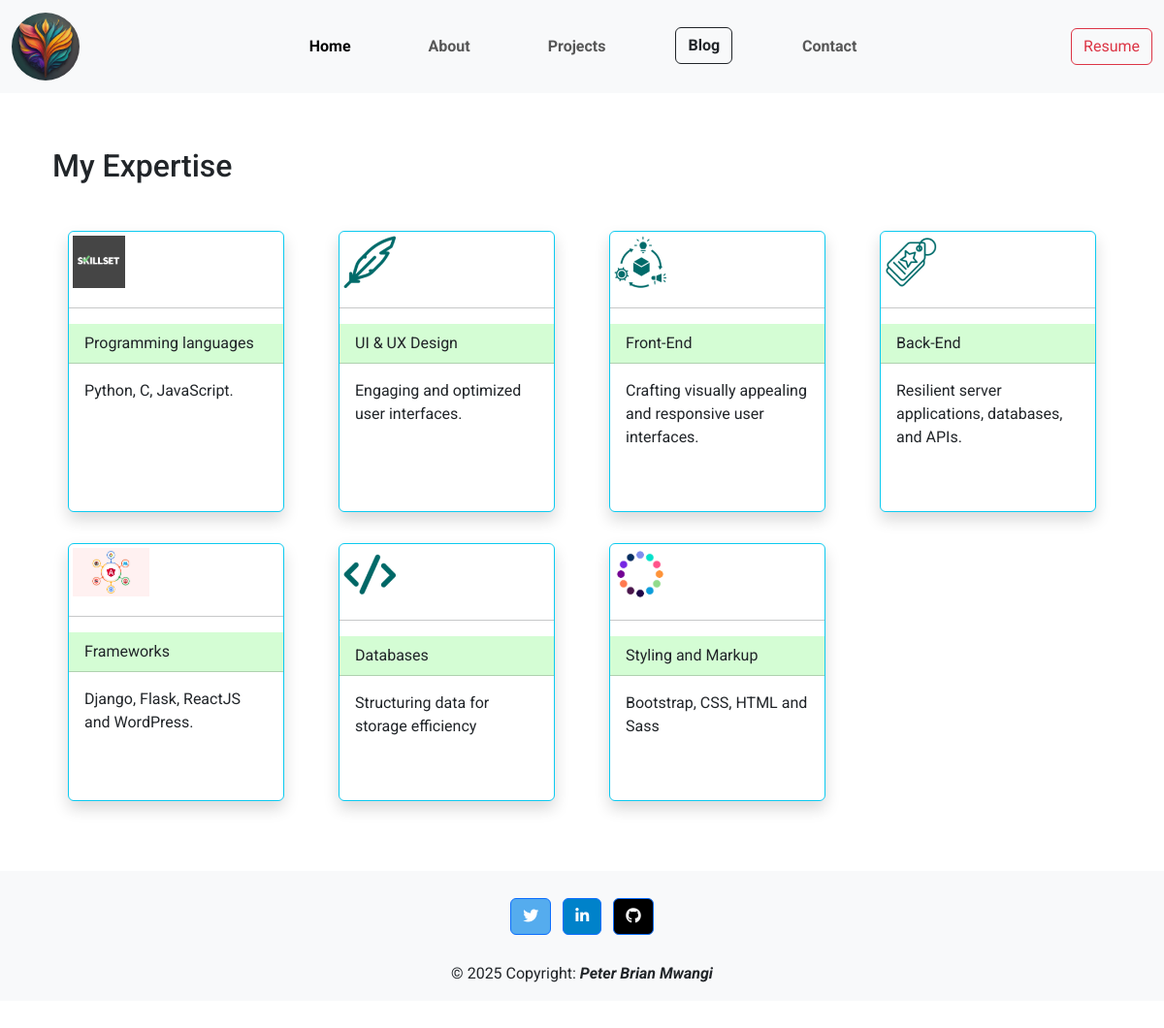
The page /about/ on the database its author committed.
### web/models.py (models this page shows, shortened)
class Skill(models.Model):
    icon = models.ImageField(upload_to="skills")
    title = models.CharField(max_length=100)
    description = RichTextField()

### web/views.py (the view)
# urls.py: path('about/', views.about, name="about"),
def about(request):
    skills = Skill.objects.all()
    context = {
        "skills":skills,
    }
    return render(request, "web/about.html", context)

### templates/web/about.html
{% extends 'base.html' %}
{% block content %}
    <div class="container p-4 my-3">
        <h2 class="my-3">My Expertise</h2>
        <div class="row">
            {% for skill in skills %}
                <div class="col-md-3 my-3">
                    <div class="card m-3 border-info shadow h-100">
                        <div class="card-img-top">
                            <img class="p-1" src="{{ skill.icon.url }}" alt={{skill.title}}>
                        </div>
                        <hr>
                        <div class="card-header" style="background-color: rgb(212, 253, 212);">
                            {{ skill.title }}
                        </div>
                        <div class="card-body">
                            {{ skill.description|safe }}
                        </div>
                    </div>
                </div>
            {% endfor %}
        </div>
    </div>
{% endblock content %}

### templates/base.html (shortened to what this page needs)
{% load static %}
<!DOCTYPE html>
<html lang="en">
<head>
    <link href="https://cdn.jsdelivr.net/npm/bootstrap@5.3.3/dist/css/bootstrap.min.css" rel="stylesheet">
    <link rel="stylesheet" href="https://cdnjs.cloudflare.com/ajax/libs/font-awesome/6.5.2/css/all.min.css" />
    <link rel="stylesheet" href="{% static 'css/style.css' %}">
</head>
<body>
    {% include "navbar.html" %}
    {% block content %}
    {% endblock content %}
    <div class="position-relative fixed-bottom">
        {% include "footer.html" %}
    </div>
</body>
</html>

### templates/navbar.html (shortened to what this page needs)
{% load static %}
<nav class="navbar navbar-expand-lg bg-body-tertiary sticky-top">
    <div class="container-fluid">
      <a class="navbar-brand" href="{% url 'home' %}"><img width="70px" class="rounded-circle" src="{% static 'images/logo.jpeg' %}" alt="logo"></a>
      <div class="collapse navbar-collapse" id="navbarSupportedContent">
        <ul class="navbar-nav me-auto mb-2 mb-lg-0 ms-auto">
          <li class="nav-item">
            <a class="nav-link active fw-bold" aria-current="page" href="{% url 'home' %}">Home</a>
          </li>
          <li class="nav-item">
            <a class="nav-link fw-bold" href="{% url 'about' %}">About</a>
          </li>
          <li class="nav-item">
            <a class="nav-link fw-bold" href="{% url 'projects' %}">Projects</a>
          </li>
          <li class="nav-item">
            <a class="btn btn-outline-dark fw-bold" href="{% url 'posts' %}">Blog</a>
          </li>
          <li class="nav-item">
            <a class="nav-link fw-bold" href="{% url 'contact' %}">Contact</a>
          </li>
        </ul>
        <a class="btn btn-outline-danger" href="{% url 'resume' %}">Resume</a>
      </div>
    </div>
  </nav>

### templates/footer.html (shortened to what this page needs)
<div class="container-fluid my-5 bg-light" >
    <footer class=" text-center">
    <div class="container p-4 pb-0">
      <section class="mb-2">
        <a
          class="btn btn-primary btn-floating m-1"
          style="background-color: #55acee;"
          target="_blank"
          href="https://x.com/wahomebrian254"
          role="button"
          ><i class="fab fa-twitter"></i
        ></a>
        <a
          class="btn btn-primary btn-floating m-1"
          style="background-color: #0082ca;"
          target="_blank"
          href="https://www.linkedin.com/in/peterbrianmwangi/"
          role="button"
          ><i class="fab fa-linkedin-in"></i
        ></a>
        <a
          class="btn btn-primary btn-floating m-1"
          style="background-color: #000000;"
          target="_blank"
          href="https://github.com/Peter-Mwangi254"
          role="button"
          ><i class="fab fa-github"></i
        ></a>
      </section>
    </div>
    <div class="text-center p-3">
        © {% now "Y" %} Copyright: <span class="fw-bold fst-italic">Peter Brian Mwangi</span>
    </div>
  </footer>
  </div>

### static/css/style.css (style rules this page uses)
body { font-family: 'Roboto', sans-serif; font-weight: 400; }

### templates/navbar.html (style rules this page uses)
ul li a { margin: 0 2rem; }

### rows shown on the page
Skill: icon (picture), title "Programming languages", description "Python, C, JavaScript."
Skill: icon (picture), title "UI & UX Design", description "Engaging and optimized user interfaces."
Skill: icon (picture), title "Front-End", description "Crafting visually appealing and responsive user interfaces."
Skill: icon (picture), title "Back-End", description "Resilient server applications, databases, and APIs."
Skill: icon (picture), title "Frameworks", description "Django, Flask, ReactJS and WordPress."
Skill: icon (picture), title "Databases", description "Structuring data for storage efficiency"
Skill: icon (picture), title "Styling and Markup", description "Bootstrap, CSS, HTML and Sass"
